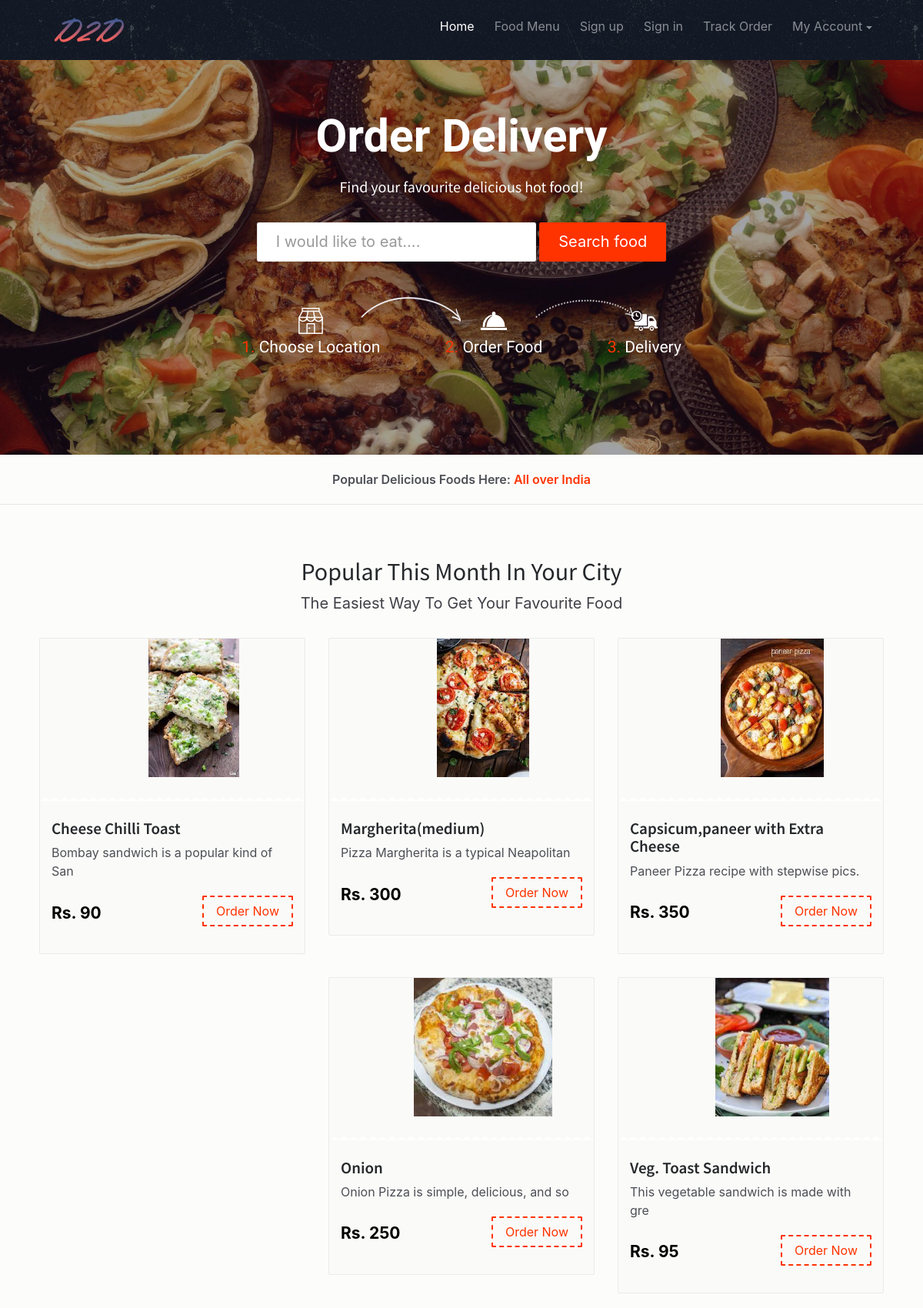
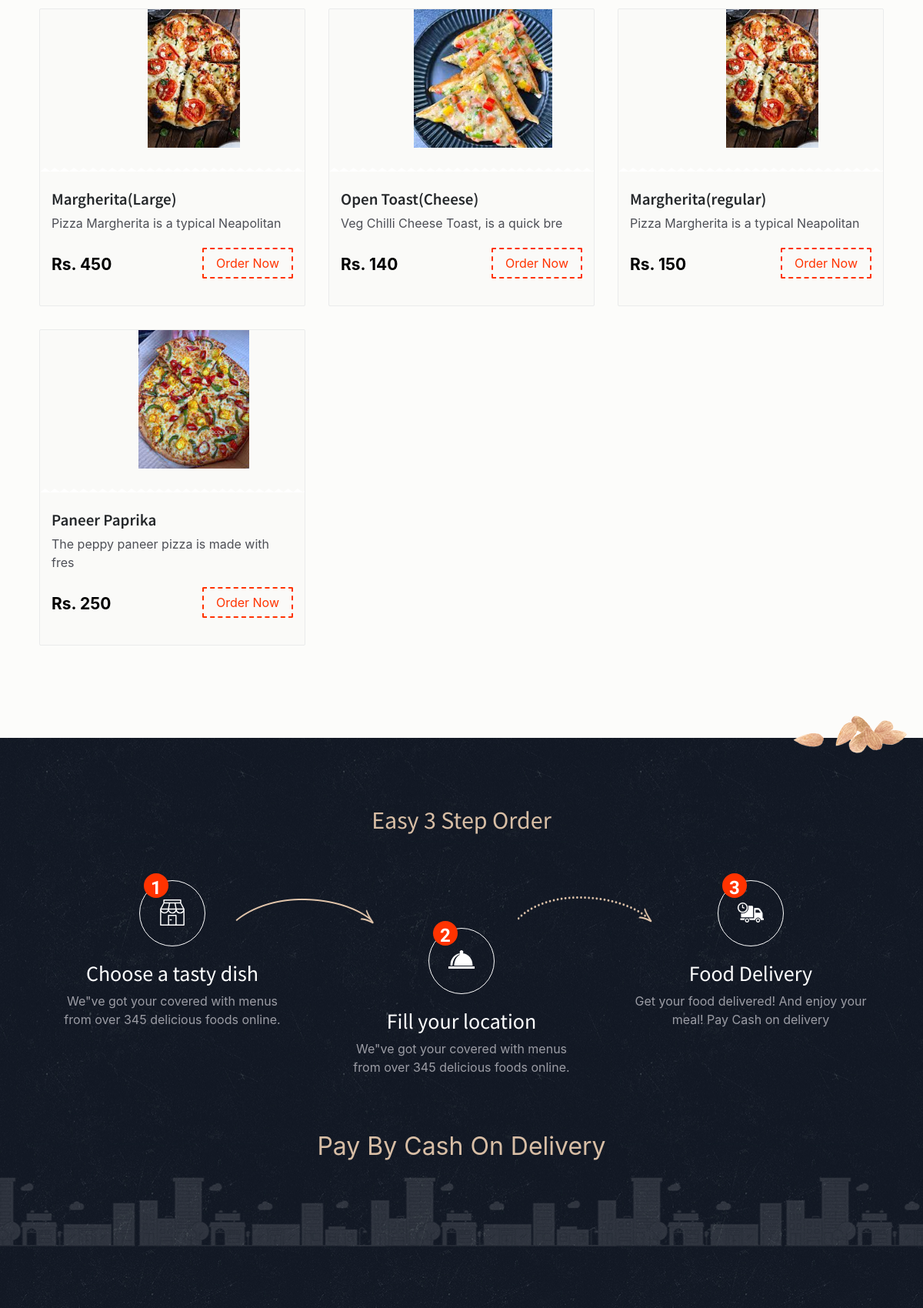
The page / (upper part) on the database its author committed (2 pictures, top to bottom).
### tables this page shows
CREATE TABLE `tblfood` (
  `ID` int(10) NOT NULL,
  `CategoryName` varchar(120) DEFAULT NULL,
  `ItemName` varchar(120) DEFAULT NULL,
  `ItemPrice` varchar(120) DEFAULT NULL,
  `ItemDes` varchar(500) DEFAULT NULL,
  `Image` varchar(120) DEFAULT NULL,
  `ItemQty` varchar(120) DEFAULT NULL
);

### index.php (the view, shortened to what this page needs)
<?php
include('includes/dbconnection.php');
  ?>
<!DOCTYPE html>
<html lang="en">
<head>
    <link href="css/bootstrap.min.css" rel="stylesheet">
    <link href="css/font-awesome.min.css" rel="stylesheet">
    <link href="css/animsition.min.css" rel="stylesheet">
    <link href="css/animate.css" rel="stylesheet">
    <link href="css/style.css" rel="stylesheet"> </head>
<body class="home">
    <div class="site-wrapper animsition" data-animsition-in="fade-in" data-animsition-out="fade-out">
        <header id="header" class="header-scroll top-header headrom">
            <?php include_once('includes/header.php');?>
        </header>
        <section class="hero bg-image" data-image-src="images/fast-food-e21500cbfa.jpg">
            <div class="hero-inner">
                <div class="container text-center hero-text font-white">
                    <h1>Order Delivery</h1>
                    <h5 class="font-white space-xs">Find your favourite delicious hot food!</h5>
                    <div class="banner-form">
                        <form class="form-inline" method="post" name="search" action="search-food.php">
                            <div class="form-group">
                                <div class="form-group">
                                    <input type="text" class="form-control form-control-lg" id="exampleInputAmount"  name="searchdata" id="searchdata" placeholder="I would like to eat...."> </div>
                            </div>
                            <button onclick="location.href='search-food.php'" type="submit" name="search" class="btn theme-btn btn-lg">Search food</button>
                        </form>
                    </div>
                    <div class="steps">
                        <div class="step-item step1">
                            <h4><span>1. </span>Choose Location</h4> </div>
                        <div class="step-item step2">
                            <h4><span>2. </span>Order Food</h4> </div>
                        <div class="step-item step3">
                            <h4><span>3. </span>Delivery</h4> </div>
                    </div>
                </div>
            </div>
        </section>
        <div class="location-match text-xs-center">
            <div class="container"> <span>Popular Delicious Foods Here: <span class="primary-color">All over India</span> </span>
            </div>
        </div>
        <section class="popular">
            <div class="container">
                <div class="title text-xs-center m-b-30">
                    <h2>Popular This Month In Your City</h2>
                    <p class="lead">The easiest way to get your favourite food</p>
                </div>
                <div class="row">
                    <?php
$ret=mysqli_query($con,"select * from tblfood order by rand() limit 9");
while ($row=mysqli_fetch_array($ret)) {
?>
                    <div class="col-xs-12 col-sm-6 col-md-4 food-item">
                        <div class="food-item-wrap">
                            <div class="figure-wrap bg-image"><img src="admin/itemimages/<?php echo $row['Image'];?>" width="400" height="180">
                            </div>
                            <div class="content">
                                <h5><a href="food-detail.php?fid=<?php echo $row['ID'];?>"><?php echo $row['ItemName'];?></a></h5>
                                <div class="product-name"><?php echo substr($row['ItemDes'],0,40);?></div>
                                <div class="price-btn-block"> <span class="price">Rs. <?php echo $row['ItemPrice'];?></span>
<?php if($_SESSION['fosuid']==""){?>
<a href="login.php" class="btn theme-btn-dash pull-right">Order Now</a>
<?php }?> </div>
                            </div>
                        </div>
                    </div>
                      <?php } ?>
                </div>
            </div>
        </section>
        <section class="how-it-works">
            <div class="container">
                <div class="text-xs-center">
                    <h2>Easy 3 Step Order</h2>
                    <div class="row how-it-works-solution">
                        <div class="col-xs-12 col-sm-12 col-md-4 how-it-works-steps white-txt col1">
                            <div class="how-it-works-wrap">
                                <div class="step step-1">
                                    <div class="icon" data-step="1">
                                    </div>
                                    <h3>Choose a tasty dish</h3>
                                    <p>We"ve got your covered with menus from over 345 delicious foods online.</p>
                                </div>
                            </div>
                        </div>
                        <div class="col-xs-12 col-sm-12 col-md-4 how-it-works-steps white-txt col2">
                            <div class="step step-2">
                                <div class="icon" data-step="2">
                                </div>
                                <h3>Fill your location</h3>
                                <p>We"ve got your covered with menus from over 345 delicious foods online.</p>
                            </div>
                        </div>
                        <div class="col-xs-12 col-sm-12 col-md-4 how-it-works-steps white-txt col3">
                            <div class="step step-3">
                                <div class="icon" data-step="3">
                                </div>
                                <h3>Food Delivery</h3>
                                <p>Get your food delivered! And enjoy your meal! Pay Cash on delivery</p>
                            </div>
                        </div>
                    </div>
                </div>
                <div class="row">
                    <div class="col-sm-12 text-center">
                        <p class="pay-info">Pay by Cash on delivery</p>
                    </div>
                </div>
            </div>
        </section>
        <?php include_once('includes/footer.php');?>
    </div>
</body>
</html>

### rows shown on the page
tblfood: Image (picture), ItemName "Cheese Chilli Toast", ItemDes "Bombay sandwich is a popular kind of San", ItemPrice "90"
tblfood: Image (picture), ItemName "Margherita(medium)", ItemDes "Pizza Margherita is a typical Neapolitan", ItemPrice "300"
tblfood: Image (picture), ItemName "Capsicum,paneer with Extra Cheese", ItemDes "Paneer Pizza recipe with stepwise pics.", ItemPrice "350"
tblfood: Image (picture), ItemName "Onion", ItemDes "Onion Pizza is simple, delicious, and so", ItemPrice "250"
tblfood: Image (picture), ItemName "Veg. Toast Sandwich", ItemDes "This vegetable sandwich is made with gre", ItemPrice "95"
tblfood: Image (picture), ItemName "Margherita(Large)", ItemDes "Pizza Margherita is a typical Neapolitan", ItemPrice "450"
tblfood: Image (picture), ItemName "Open Toast(Cheese)", ItemDes "Veg Chilli Cheese Toast, is a quick bre", ItemPrice "140"
tblfood: Image (picture), ItemName "Margherita(regular)", ItemDes "Pizza Margherita is a typical Neapolitan", ItemPrice "150"
tblfood: Image (picture), ItemName "Paneer Paprika", ItemDes "The peppy paneer pizza is made with fres", ItemPrice "250"
